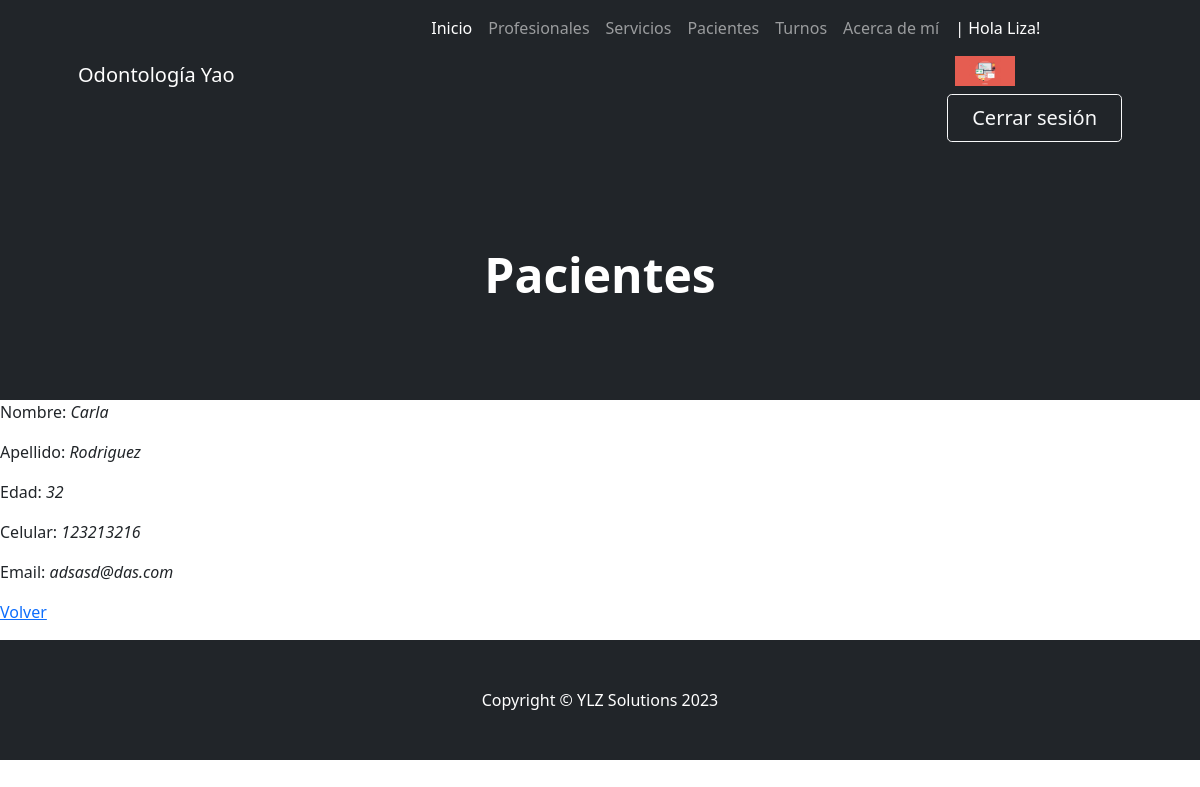
The app's page /AppOdonto/paciente/1 (signed in) with its own data.
### AppOdonto/models.py (models this page shows, shortened)
class Avatar(models.Model):
    usuario = models.ForeignKey(User, on_delete=models.CASCADE)
    imagen = models.ImageField(upload_to="avatares", null=True, blank=True)

class Paciente(models.Model):
    nombre = models.CharField(max_length=15)
    apellido = models.CharField(max_length=15)
    edad = models.IntegerField()
    celular = models.CharField(max_length=10)
    email = models.EmailField()

### AppOdonto/views.py (the view)
# urls.py: path('paciente/<int:pk>', PacienteDetail.as_view(), name="Paciente Detail"),
class PacienteDetail(LoginRequiredMixin, DetailView):
    model = Paciente

### AppOdonto/templates/AppOdonto/paciente_detail.html (shortened to what this page needs)
{% extends "AppOdonto/padre.html" %}
{% block header %}
    <h1 class="display-5 fw-bolder text-white mb-2">Pacientes</h1>
{% endblock %}
{% block formulario %}
    <p>Nombre: <i>{{paciente.nombre}}</i></p>
    <p>Apellido: <i>{{paciente.apellido}}</i></p>
    <p>Edad: <i>{{paciente.edad}}</i></p>
    <p>Celular: <i>{{paciente.celular}}</i></p>
    <p>Email: <i>{{paciente.email}}</i></p>
    <p>
        <a href="{% url 'Paciente List' %}">Volver</a>
    </p>
{% endblock %}

### AppOdonto/templates/AppOdonto/padre.html (shortened to what this page needs)
<!DOCTYPE html>
<html lang="es">
    <head> {% load static %}
        <link href="https://cdn.jsdelivr.net/npm/bootstrap-icons@1.4.1/font/bootstrap-icons.css" rel="stylesheet" />
        <link href="{% static 'AppOdonto/css/styles.css' %}" rel="stylesheet" />
    </head>
    <body>
        <nav class="navbar navbar-expand-lg navbar-dark bg-dark">
            <div class="container px-5">
                <a class="navbar-brand" href="{% url 'Inicio' %}">Odontología Yao</a>
                <div class="collapse navbar-collapse" id="navbarSupportedContent">
                    <ul class="navbar-nav ms-auto mb-2 mb-lg-0">
                        <li class="nav-item"><a class="nav-link active" aria-current="page" href="{% url 'Inicio' %}">Inicio</a></li>
                        <li class="nav-item"><a class="nav-link" href="{% url 'Ver Profesionales' %}">Profesionales</a></li>
                        <li class="nav-item"><a class="nav-link" href="{% url 'Servicio List' %}">Servicios</a></li>
                        <li class="nav-item"><a class="nav-link" href="{% url 'Paciente List' %}">Pacientes</a></li>
                        <li class="nav-item"><a class="nav-link" href="{% url 'Turno List' %}">Turnos</a></li>
                        <li class="nav-item"><a class="nav-link" href="{% url 'About' %}">Acerca de mí</a></li>
                        <li class="nav-item"><a class="nav-link">
                            {% if request.user.is_authenticated %}
                                <p style="color:white"> |  Hola {{user.first_name}}!</p>
                                {% with user.avatar_set.first as miAvatar%}
                                    {% if miAvatar %}
                                        <img src="{{miAvatar.imagen.url}}" alt="Imagen perfil" style="max-width: 60px;">
                                    {% endif %}
                                {% endwith %}
                                <a class="btn btn-outline-light btn-lg px-4" href="{% url 'Logout' %}">Cerrar sesión</a>
                            {% endif %}
                       </a></li>
                    </ul>
                </div>
            </div>
        </nav>
        <header class="bg-dark py-5">
            <div class="container px-5">
                <div class="row gx-5 justify-content-center">
                    <div class="col-lg-6">
                        <div class="text-center my-5">
                        {% block header %}{% endblock %}
                        </div>
                    </div>
                </div>
            </div>
        </header>
{% block formulario %}
{% endblock %}
        <footer class="py-5 bg-dark">
            <div class="container px-5"><p class="m-0 text-center text-white">Copyright &copy; YLZ Solutions 2023</p></div>
        </footer>
    </body>
</html>

### records on screen
Avatar: imagen (picture)
Paciente: nombre "Carla", apellido "Rodriguez", edad "32", celular "123213216", email "adsasd@das.com"

### other values on screen
{{ user.first_name }} "Liza"
